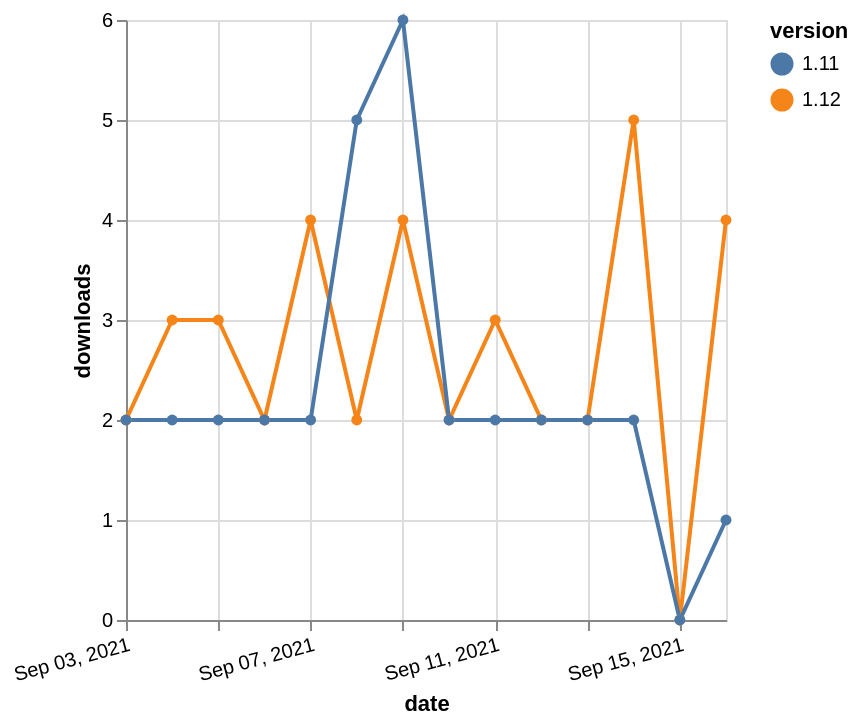

Write a Vega-Lite specification for this figure.
### Vega-Lite specification from a JSON file in a GitHub repository (floating-point values rounded to 4 significant figures)
{"$schema": "https://vega.github.io/schema/vega-lite/v5.json", "description": "A simple bar chart with embedded data.", "data": {"values": [{"date": "2021-09-03", "total": 1994, "delta": 2, "version": "1.12"}, {"date": "2021-09-04", "total": 1997, "delta": 3, "version": "1.12"}, {"date": "2021-09-05", "total": 2000, "delta": 3, "version": "1.12"}, {"date": "2021-09-06", "total": 2002, "delta": 2, "version": "1.12"}, {"date": "2021-09-07", "total": 2006, "delta": 4, "version": "1.12"}, {"date": "2021-09-08", "total": 2008, "delta": 2, "version": "1.12"}, {"date": "2021-09-09", "total": 2012, "delta": 4, "version": "1.12"}, {"date": "2021-09-10", "total": 2014, "delta": 2, "version": "1.12"}, {"date": "2021-09-11", "total": 2017, "delta": 3, "version": "1.12"}, {"date": "2021-09-12", "total": 2019, "delta": 2, "version": "1.12"}, {"date": "2021-09-13", "total": 2021, "delta": 2, "version": "1.12"}, {"date": "2021-09-14", "total": 2026, "delta": 5, "version": "1.12"}, {"date": "2021-09-15", "total": 2026, "delta": 0, "version": "1.12"}, {"date": "2021-09-16", "total": 2030, "delta": 4, "version": "1.12"}, {"date": "2021-09-03", "total": 2724, "delta": 2, "version": "1.11"}, {"date": "2021-09-04", "total": 2726, "delta": 2, "version": "1.11"}, {"date": "2021-09-05", "total": 2728, "delta": 2, "version": "1.11"}, {"date": "2021-09-06", "total": 2730, "delta": 2, "version": "1.11"}, {"date": "2021-09-07", "total": 2732, "delta": 2, "version": "1.11"}, {"date": "2021-09-08", "total": 2737, "delta": 5, "version": "1.11"}, {"date": "2021-09-09", "total": 2743, "delta": 6, "version": "1.11"}, {"date": "2021-09-10", "total": 2745, "delta": 2, "version": "1.11"}, {"date": "2021-09-11", "total": 2747, "delta": 2, "version": "1.11"}, {"date": "2021-09-12", "total": 2749, "delta": 2, "version": "1.11"}, {"date": "2021-09-13", "total": 2751, "delta": 2, "version": "1.11"}, {"date": "2021-09-14", "total": 2753, "delta": 2, "version": "1.11"}, {"date": "2021-09-15", "total": 2753, "delta": 0, "version": "1.11"}, {"date": "2021-09-16", "total": 2754, "delta": 1, "version": "1.11"}]}, "width": "container", "mark": {"type": "line", "point": {"filled": true}}, "encoding": {"x": {"field": "date", "type": "temporal", "timeUnit": "yearmonthdate", "title": "date", "axis": {"labelAngle": -15}}, "y": {"field": "delta", "type": "quantitative", "title": "downloads"}, "color": {"field": "version", "type": "nominal"}, "tooltip": {"field": "delta"}}}
